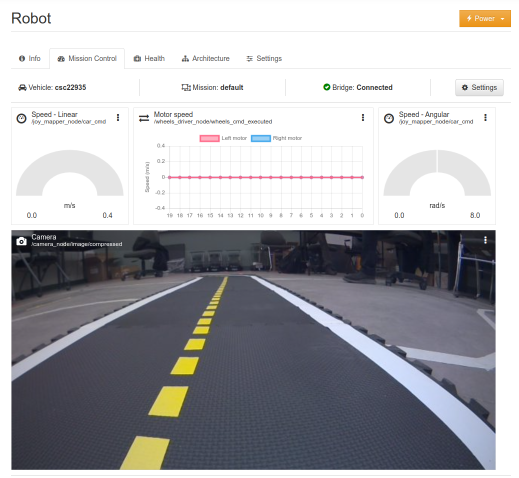
#> input picture exercise-1/mission_control.png, 1038 x 956 px, given in place of the camera (shown at 1/2 size)
$ python color_detector.py
#> lines starting #> are read from the running program, lines starting #| are printed output that depends on the picture; after the words box and inside, x2 and y2 are one past the last pixel; in counts of white or black regions, pixels touching at a corner belong together
#!/usr/bin/env python3

"""
This is a simple multiple color detection algorithm that I got from Geeks for Geeks here: https://www.geeksforgeeks.org/multiple-color-detection-in-real-time-using-python-opencv/
"""

import cv2
import numpy as np
from time import sleep

USE_HW_ACCELERATION = True

def gst_pipeline_string():
    """
    The actual gstream pipeline string is based from duckietown's dt-duckiebot-interface here: https://github.com/duckietown/dt-duckiebot-interface/blob/3d11f3d77e2754f2a3be73e93f27c43a90eb21ec/packages/camera_driver/src/jetson_nano_camera_node.py#L178
    """

    # These values were found from the dt-duckiebot-interface repo for the camera
    # This is sport mode
    exposure_time = [100000, 80000000]
    # Camera Mode 3
    camera_mode_id = 0
    res_w = 1640
    res_h = 1232
    fps = 30


    if USE_HW_ACCELERATION:
        gst_pipeline = """nvarguscamerasrc sensor-mode={} exposuretimerange="{} {}" ! video/x-raw(memory:NVMM),width={},height={},format=NV12,framerate={}/1 ! nvjpegenc ! appsink""".format(
            camera_mode_id, *exposure_time, res_w, res_h, fps
        )
    else:
        gst_pipeline = """nvarguscamerasrc sensor-mode={} exposuretimerange='{} {}' ! 'video/x-raw(memory:NVMM),width={},height={},format=NV12,framerate={}/1' ! nvvidconv ! 'video/x-raw,format=BGRx' ! videoconvert ! appsink""".format(
            camera_mode_id, *exposure_time, res_w, res_h, fps
        )
    print(f"Using GST pipeline: {gst_pipeline}")
    return gst_pipeline


camera = cv2.VideoCapture()
camera.open(gst_pipeline_string(), cv2.CAP_GSTREAMER)

if not camera.isOpened():
    print("Camera cannot be opened")

while(True):
    ret, image_frame = camera.read()
#> image_frame is the input picture: shape (956, 1038, 3); mean B, G, R 176.5, 172.5, 172.3

    hsvFrame = cv2.cvtColor(image_frame, cv2.COLOR_BGR2HSV)
#> hsvFrame: shape (956, 1038, 3); mean H, S, V 55, 24.9, 179.4

    red_lower = np.array([136, 87, 111], np.uint8)
    red_upper = np.array([180, 255, 255], np.uint8)
    red_mask = cv2.inRange(hsvFrame, red_lower, red_upper)
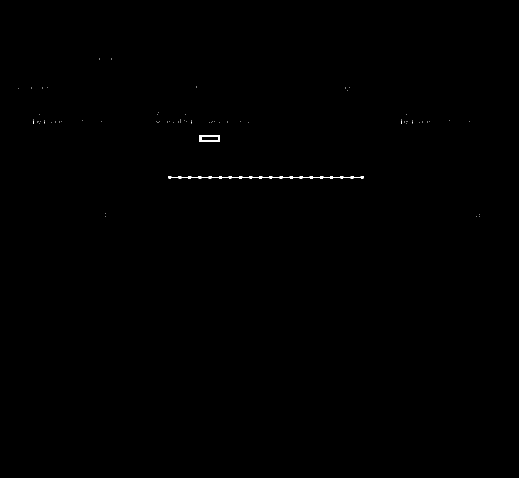
#> red_mask: shape (956, 1038) (shown at 1/2 size); 0.16% white; 80 white regions (78 under 20 px), largest, box (x1, y1, x2, y2) and area: (336, 352, 727, 358) 1166, (399, 270, 439, 284) 362

    green_lower = np.array([25, 52, 72], np.uint8)
    green_upper = np.array([102, 255, 255], np.uint8)
    green_mask = cv2.inRange(hsvFrame, green_lower, green_upper)
#> green_mask: shape (956, 1038); 1.6% white; 731 white regions (723 under 20 px), largest, box (x1, y1, x2, y2) and area: (241, 872, 344, 940) 4973, (297, 772, 380, 837) 3739, (339, 714, 400, 753) 1777

    blue_lower = np.array([94, 80, 2], np.uint8)
    blue_upper = np.array([120, 255, 255], np.uint8)
    blue_mask = cv2.inRange(hsvFrame, blue_lower, blue_upper)
#> blue_mask: shape (956, 1038); 3% white; 953 white regions (894 under 20 px), largest, box (x1, y1, x2, y2) and area: (774, 461, 872, 568) 5903, (676, 461, 784, 553) 3731, (556, 461, 652, 547) 2933

    # These values are from here: https://stackoverflow.com/questions/57262974/tracking-yellow-color-object-with-opencv-python
    yellow_lower = np.array([22, 93, 0], np.uint8)
    yellow_upper = np.array([45, 255, 255], np.uint8)
    yellow_mask = cv2.inRange(hsvFrame, yellow_lower, yellow_upper)
#> yellow_mask: shape (956, 1038); 1.3% white; 39 white regions (33 under 20 px), largest, box (x1, y1, x2, y2) and area: (242, 876, 342, 939) 4582, (299, 774, 379, 837) 3477, (341, 716, 400, 753) 1633, (406, 557, 455, 634) 986, (387, 636, 427, 671) 933, (368, 678, 412, 703) 830

    kernal = np.ones((5, 5), "uint8")


    red_mask = cv2.dilate(red_mask, kernal)
#> red_mask: shape (956, 1038); 0.57% white; 45 white regions, largest, box (x1, y1, x2, y2) and area: (334, 350, 729, 360) 3085, (397, 268, 441, 286) 734, (354, 237, 363, 248) 83
    res_red = cv2.bitwise_and(image_frame, image_frame, mask = red_mask)

    green_mask = cv2.dilate(green_mask, kernal)
#> green_mask: shape (956, 1038); 3.3% white; 127 white regions, largest, box (x1, y1, x2, y2) and area: (239, 870, 346, 942) 5783, (364, 553, 459, 706) 4514, (295, 770, 382, 839) 4399
    res_green = cv2.bitwise_and(image_frame, image_frame, mask = green_mask)

    blue_mask = cv2.dilate(blue_mask, kernal)
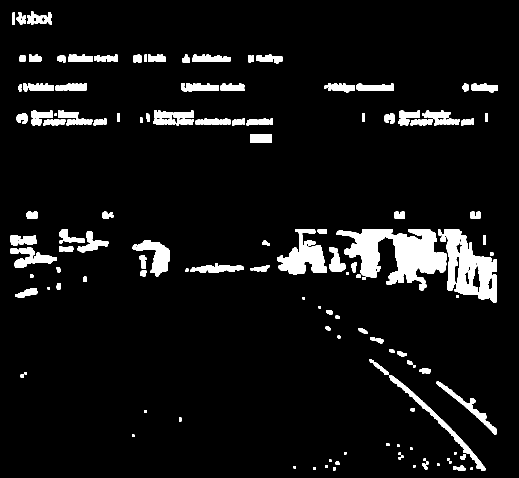
#> blue_mask: shape (956, 1038) (shown at 1/2 size); 6.8% white; 141 white regions, largest, box (x1, y1, x2, y2) and area: (673, 459, 894, 581) 13534, (909, 470, 993, 605) 6129, (554, 459, 654, 549) 4596
    res_blue = cv2.bitwise_and(image_frame, image_frame, mask = blue_mask)
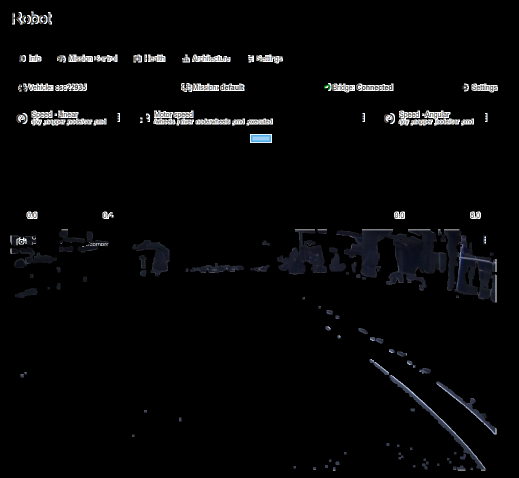
#> res_blue: shape (956, 1038, 3) (shown at 1/2 size); mean B, G, R 7, 6.4, 6.2

    yellow_mask = cv2.dilate(yellow_mask, kernal)
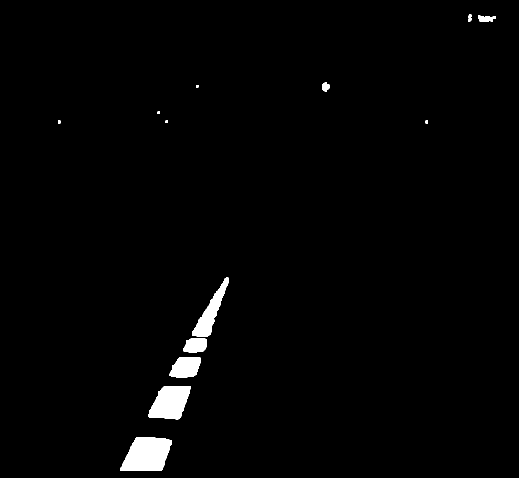
#> yellow_mask: shape (956, 1038) (shown at 1/2 size); 1.6% white; 13 white regions
    res_yellow = cv2.bitwise_and(image_frame, image_frame, mask = yellow_mask)

    # [27 lines of commented-out code are left out]

    contours, hierarchy = cv2.findContours(yellow_mask, cv2.RETR_TREE, cv2.CHAIN_APPROX_SIMPLE)
#> contours = 14 contours, 4 with area under 20; largest, box (x1, y1, x2, y2) and area: (240, 874, 344, 941) 5109, (297, 772, 381, 839) 3966, (385, 555, 457, 673) 2634, (339, 714, 402, 755) 1952, (366, 676, 414, 705) 1074

    for pic, contour in enumerate(contours):
        area = cv2.contourArea(contour)
        if (area > 300.0):
            x, y, w, h = cv2.boundingRect(contour)
            image_frame = cv2.rectangle(image_frame, (x, y), (x + w, y + h), (0, 0, 255), 2)
            cv2.putText(image_frame, "Yellow", (x, y), cv2.FONT_HERSHEY_SIMPLEX, 1.0, (0, 0, 255))
            print("Yellow: ", x,y,w,h)
#> this loop made 14 passes
#> (area, x, y, w, h) on passes 1 to 5: (5109, 240, 874, 104, 67), (3966.5, 297, 772, 84, 67), (1952, 339, 714, 63, 41), (1073.5, 366, 676, 48, 29), (2633.5, 385, 555, 72, 118)
#> area on passes 11, 13, 14: 183.5, 290, 63
#| Yellow:  240 874 104 67
#| Yellow:  297 772 84 67
#| Yellow:  339 714 63 41
#| Yellow:  366 676 48 29
#| Yellow:  385 555 72 118
#> pass 1, `image_frame = cv2.rectangle(image_frame, (x, y), (x + w, y + h), (0, 0..`:
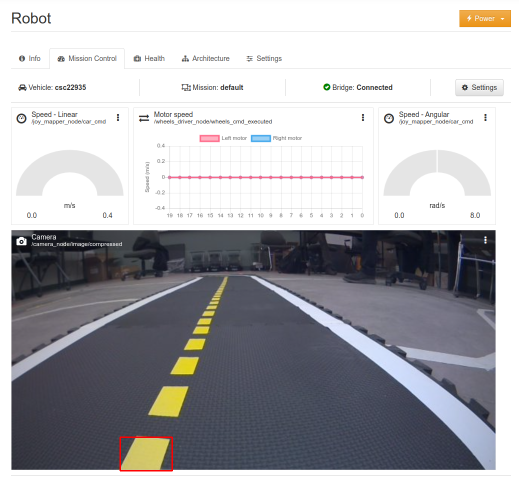
#> image_frame: shape (956, 1038, 3) (shown at 1/2 size); 0.1% of pixels changed, all inside (x1, y1, x2, y2) = (239, 873, 346, 943)
#> pass 3, `image_frame = cv2.rectangle(image_frame, (x, y), (x + w, y + h), (0, 0..`:
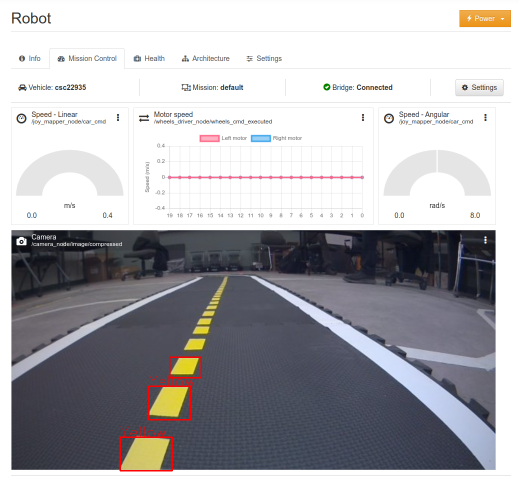
#> image_frame: shape (956, 1038, 3) (shown at 1/2 size); mean B, G, R 176.2, 172.2, 172.7
#> after the loop:
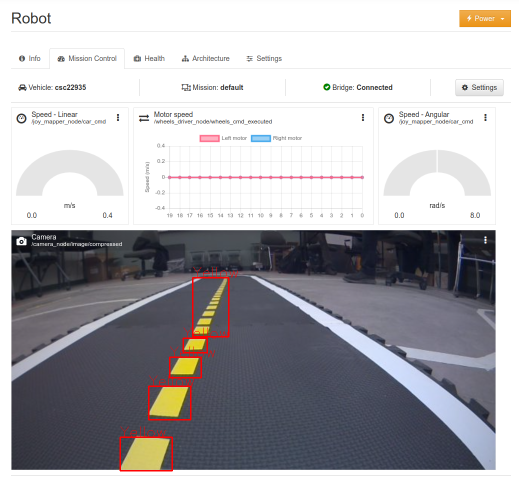
#> image_frame: shape (956, 1038, 3) (shown at 1/2 size); 0.21% of pixels changed, all inside (x1, y1, x2, y2) = (340, 534, 476, 715)

    # [8 lines of commented-out code are left out]
